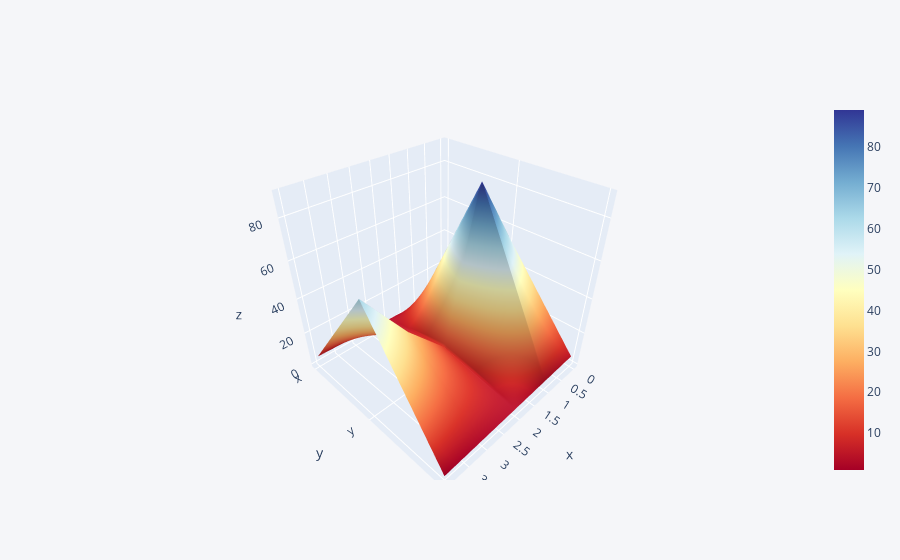

The notebook cell this image was saved under:
### Code cell
# Surface plot
df3.iplot(kind='surface',colorscale='rdylbu')

### Figure 1 — Plotly figure (JSON) as saved in the notebook; plotly's stock layout.template omitted (floating-point values rounded to 4 significant figures)
{"data": [{"colorscale": [[0, "rgb(165,0,38)"], [0.1, "rgb(215,48,39)"], [0.2, "rgb(244,109,67)"], [0.3, "rgb(253,174,97)"], [0.4, "rgb(254,224,144)"], [0.5, "rgb(255,255,191)"], [0.6, "rgb(224,243,248)"], [0.7, "rgb(171,217,233)"], [0.8, "rgb(116,173,209)"], [0.9, "rgb(69,117,180)"], [1, "rgb(49,54,149)"]], "type": "surface", "x": [0, 1, 2, 3, 4], "y": ["x", "y", "z"], "z": [[1, 2, 3, 4, 5], [55, 89, 11, 34, 63], [5, 4, 3, 2, 1]]}], "layout": {"legend": {"bgcolor": "#F5F6F9", "font": {"color": "#4D5663"}}, "paper_bgcolor": "#F5F6F9", "plot_bgcolor": "#F5F6F9", "title": {"font": {"color": "#4D5663"}}, "xaxis": {"gridcolor": "#E1E5ED", "showgrid": true, "tickfont": {"color": "#4D5663"}, "title": {"font": {"color": "#4D5663"}, "text": ""}, "zerolinecolor": "#E1E5ED"}, "yaxis": {"gridcolor": "#E1E5ED", "showgrid": true, "tickfont": {"color": "#4D5663"}, "title": {"font": {"color": "#4D5663"}, "text": ""}, "zerolinecolor": "#E1E5ED"}}}
